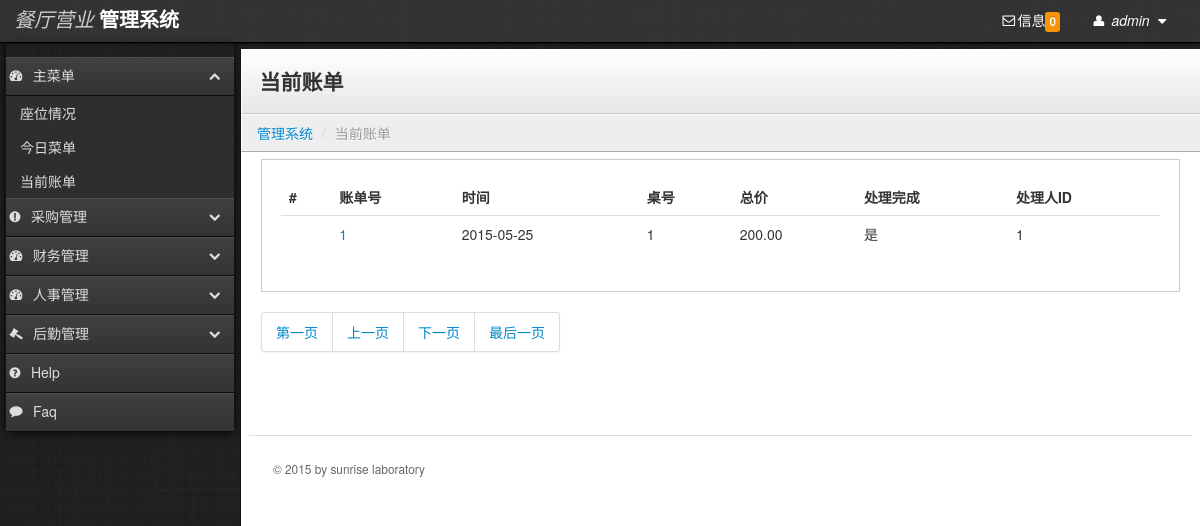
Page /newRes/bill.php (signed in) on the committed database.
### tables this page shows
CREATE TABLE `bill` (
  `billID` bigint(20) NOT NULL,
  `seatID` bigint(20) NOT NULL,
  `allPrice` float(20,2) NOT NULL,
  `date` date NOT NULL,
  `dealTF` int(1) NOT NULL,
  `staffID` bigint(20) NOT NULL,
  PRIMARY KEY  (`billID`),
  KEY `FK_Reference_8` (`seatID`),
  KEY `FK_Reference_9` (`staffID`),
  CONSTRAINT `FK_Reference_8` FOREIGN KEY (`seatID`) REFERENCES `seat` (`seatID`),
  CONSTRAINT `FK_Reference_9` FOREIGN KEY (`staffID`) REFERENCES `staff` (`staffID`)
);

### newRes/bill.php (called while the page is built, shortened)
<?php
include_once('conn/conn.php');
if(isset($_GET['page'])){
		$page=$_GET['page'];
	}else{
	  	$page=1;
	}
	  $page_count=5;
	  $select=mysql_query("select * from bill",$conn);
	  $row=mysql_num_rows($select);
	  $page_page=ceil($row/$page_count);
	  $offect=($page-1)*$page_count;
	  $selects=mysql_query("select * from bill  limit $offect,$page_count",$conn);
require "boot.php";
include("billRight.php");
?>

### newRes/billRight.php (the view, shortened to what this page needs)
   <div class="content">
        <div class="header">
            <h1 class="page-title">当前账单</h1>
        </div>
                <ul class="breadcrumb">
            <li><a href="main.php">管理系统</a> <span class="divider">/</span></li>
            <li class="active">当前账单</li>
        </ul>
        <div class="container-fluid">
            <div class="row-fluid">
<div class="well">
    <table class="table">
      <thead>
        <tr>
          <th>#</th>
          <th>账单号</th>
          <th>时间</th>
          <th>桌号</th>
          <th>总价</th>
          <th>处理完成</th>
          <th>处理人ID</th>
        </tr>
      </thead>
      <?php
	  while($array=mysql_fetch_array($selects)){
?>
      <tbody>
          <tr>
            <td></td>
            <td><a href="billdetail.php?iD=<?php echo $array['billID'];?>"><?php echo $array['billID'];?></a></td>
            <td><?php echo $array['date'];?></td>
            <td><?php echo $array['seatID'];?></td>
            <td><?php echo $array['allPrice'];?></td>
            <td><?php
            if($array['dealTF']==1)
            {echo "是";}
            else
            {echo "否";}
            ?></td>
            <td><?php echo $array['staffID'];?></td>
          </tr>
      </tbody>
      <?php
	  }
	  ?>
    </table>
</div>
<div class="pagination">
    <ul>
        <li><a href="bill.php?page=1">第一页</a></li>
        <li><a href="bill.php?page=<?php if($page==1){echo $page=1; }else{ echo $page-1; }?>">上一页</a></li>
        <li><a href="bill.php?page=<?php if($page<$page_page){echo $page+1;}else{ echo $page_page;}?>">下一页</a></li>
        <li><a href="bill.php?page=<?php echo $page_page;?>">最后一页</a></li>
    </ul>
</div>
                    <footer>
                        <hr>
                        <p>&copy; 2015 by sunrise laboratory </p>
                    </footer>
            </div>
        </div>
    </div>

### newRes/stylesheets/theme.css (style rules this page uses)
body { background: #222; background-image: url('../images/black-Linen.png'); background-position: initial initial; background-repeat: initial initial; margin: 0px; padding: 0px; }
h1 { margin-top: 0px; color: #eee; }
hr { border-top: 1px solid #ddd; border-bottom: 1px solid #fff; }
.content { min-width: 400px; position: relative; min-height: 800px; background: #fff; margin-left: 240px; margin-top: 6px; border-left: 1px solid #000000; border-left: 1px solid #111; }
.header { background: #ffffff; background: #ffffff; background: -webkit-gradient(linear, left bottom, left top, color-stop(0, #e6e6e6), color-stop(1, #ffffff)); background: -ms-linear-gradient(bottom, #e6e6e6, #ffffff); background: -moz-linear-gradient(center bottom, #e6e6e6 0%, #ffffff 100%); background: -o-linear-gradient(bottom, #e6e6e6, #ffffff); filter: progid:dximagetransform.microsoft.gradient(startColorStr='#e6e6e6', EndColorStr='#ffffff'); -ms-filter: "progid:DXImageTransform.Microsoft.gradient(startColorStr='#ffffff',EndColorStr='#e6e6e6')"; border-bottom: 1px solid #cccccc; border-top: 1px solid #ffffff; border-left: 1px solid #ffffff; padding: 0em 1.25em; }
.header h1 { margin: 1em 0em; padding: 0em; line-height: 1em; font-size: 1.5em; color: #eee; color: #333; }
.breadcrumb { -webkit-box-shadow: none; -moz-box-shadow: none; box-shadow: none; -webkit-border-radius: 0px; -moz-border-radius: 0px; border-radius: 0px; -moz-background-clip: padding; -webkit-background-clip: padding-box; background-clip: padding-box; background: #eee; border-bottom: 1px solid #aaa; border-top: 1px solid #fafafa; border-left: 1px solid #fff; margin-bottom: .5em; }
footer { padding: 1em; margin-top: 4em; color: #666; font-size: .85em; line-height: 1.3em; }
footer hr { margin: 2em -2em; }
.well { background-color: #fff; border: 1px solid #ccc; -webkit-box-shadow: 1px 1px 0px #ffffff; -moz-box-shadow: 1px 1px 0px #ffffff; box-shadow: 1px 1px 0px #ffffff; -webkit-border-radius: 0px; -moz-border-radius: 0px; border-radius: 0px; -moz-background-clip: padding; -webkit-background-clip: padding-box; background-clip: padding-box; }

### rows in the picture
bill: billID "1", date "2015-05-25", seatID "1", allPrice "200.00", dealTF "是", staffID "1"

### other values in the picture
$arrayDealTFNum['count'] "0"
